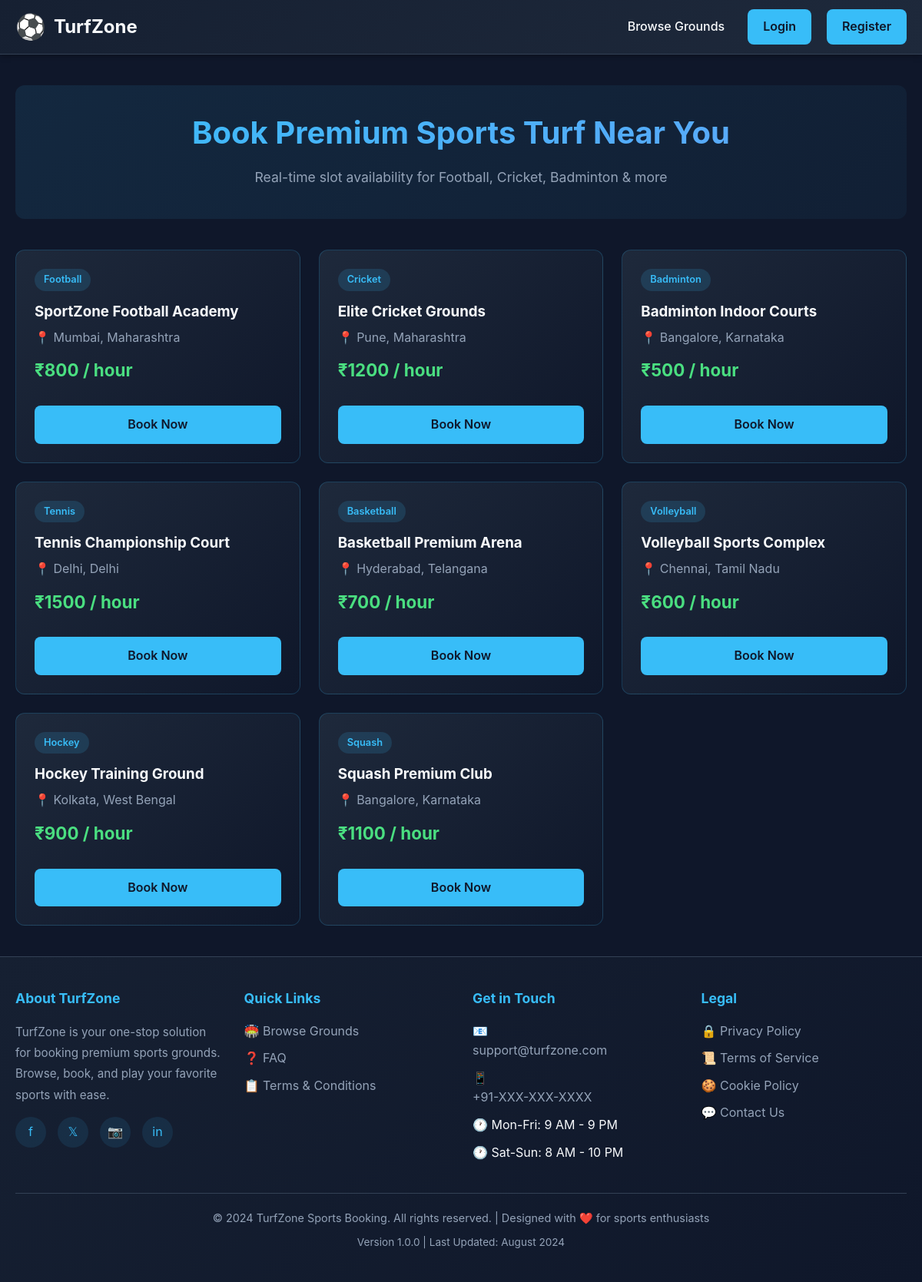
The page / on the database its author committed.
### app.py (models this page shows)
class Ground(db.Model):
    id = db.Column(db.Integer, primary_key=True)
    name = db.Column(db.String(100), nullable=False)
    sport_type = db.Column(db.String(50), nullable=False)
    location = db.Column(db.String(100), nullable=False)
    price_per_hour = db.Column(db.Integer, default=500)
    status = db.Column(db.String(20), default='Available')
    contact_phone = db.Column(db.String(20), nullable=True)
    amenities = db.Column(db.String(255), nullable=True)  # Comma-separated: lights, parking, changing_room
    rating = db.Column(db.Float, default=4.5)
    external_api_id = db.Column(db.String(100), nullable=True)  # For tracking real ground APIs

### app.py (the view)
@app.route('/')
def ground_list():
    grounds = Ground.query.filter_by(status='Available').all()
    return render_template('grounds.html', grounds=grounds)

### templates/grounds.html (shortened to what this page needs)
{% extends "base.html" %}
{% block content %}
<div class="hero">
    <h1>Book Premium Sports Turf Near You</h1>
    <p>Real-time slot availability for Football, Cricket, Badminton & more</p>
</div>
<div class="grid">
    {% if grounds %}
        {% for ground in grounds %}
            <div class="card">
                <div>
                    <span class="badge">{{ ground.sport_type }}</span>
                    <h3 style="margin: 12px 0 6px 0;">{{ ground.name }}</h3>
                    <p style="color: var(--text-muted); margin: 0;">📍 {{ ground.location }}</p>
                    <div class="price">₹{{ ground.price_per_hour or 500 }} / hour</div>
                </div>
                <a href="{{ url_for('create_booking', ground_id=ground.id) }}" class="btn">Book Now</a>
            </div>
        {% endfor %}
    {% else %}
        <div class="empty-state" style="grid-column: 1 / -1;">
            <h2>No Grounds Available</h2>
            <p>Please check back later for available sports grounds.</p>
        </div>
    {% endif %}
</div>
{% endblock %}

### templates/base.html (shortened to what this page needs)
<!DOCTYPE html>
<html lang="en">
<head>
</head>
<body>
    <header>
        <div class="header-container">
            <a href="{{ url_for('ground_list') }}" class="logo">
                <span class="logo-icon">⚽</span>
                <span>TurfZone</span>
            </a>
            <nav>
                <ul class="nav-links" id="navLinks">
                    <li><a href="{{ url_for('ground_list') }}">Browse Grounds</a></li>
                </ul>
                <div class="user-section">
                    {% if current_user.is_authenticated %}
                        <div class="user-info">
                            <span>Welcome, <strong>{{ current_user.username }}</strong></span>
                        </div>
                        <a href="{{ url_for('logout') }}" class="btn-nav btn-logout">Logout</a>
                    {% else %}
                        <a href="{{ url_for('login') }}" class="btn-nav">Login</a>
                        <a href="{{ url_for('register') }}" class="btn-nav">Register</a>
                    {% endif %}
                </div>
            </nav>
        </div>
    </header>
    <main>
        {% block content %}{% endblock %}
    </main>
    <footer>
        <div class="footer-container">
            <div class="footer-content">
                <div class="footer-section">
                    <h4>About TurfZone</h4>
                    <p>TurfZone is your one-stop solution for booking premium sports grounds. Browse, book, and play your favorite sports with ease.</p>
                    <div class="social-links">
                        <a href="#" title="Facebook" aria-label="Facebook">f</a>
                        <a href="#" title="Twitter" aria-label="Twitter">𝕏</a>
                        <a href="#" title="Instagram" aria-label="Instagram">📷</a>
                        <a href="#" title="LinkedIn" aria-label="LinkedIn">in</a>
                    </div>
                </div>
                <div class="footer-section">
                    <h4>Quick Links</h4>
                    <ul class="footer-links">
                        <li><a href="{{ url_for('ground_list') }}">🏟️ Browse Grounds</a></li>
                        <li><a href="#faq">❓ FAQ</a></li>
                        <li><a href="#terms">📋 Terms & Conditions</a></li>
                    </ul>
                </div>
                <div class="footer-section">
                    <h4>Get in Touch</h4>
                    <ul class="footer-links">
                        <li>📧 <a href="mailto:support@turfzone.com">support@turfzone.com</a></li>
                        <li>📱 <a href="tel:+91-XXXXXXXXXX">+91-XXX-XXX-XXXX</a></li>
                        <li>🕐 Mon-Fri: 9 AM - 9 PM</li>
                        <li>🕐 Sat-Sun: 8 AM - 10 PM</li>
                    </ul>
                </div>
                <div class="footer-section">
                    <h4>Legal</h4>
                    <ul class="footer-links">
                        <li><a href="#privacy">🔒 Privacy Policy</a></li>
                        <li><a href="#terms">📜 Terms of Service</a></li>
                        <li><a href="#cookies">🍪 Cookie Policy</a></li>
                        <li><a href="#contact">💬 Contact Us</a></li>
                    </ul>
                </div>
            </div>
            <div class="footer-bottom">
                <p>&copy; 2024 TurfZone Sports Booking. All rights reserved. | Designed with ❤️ for sports enthusiasts</p>
                <p style="margin-top: 10px; font-size: 0.85rem;">Version 1.0.0 | Last Updated: August 2024</p>
            </div>
        </div>
    </footer>
</body>
</html>

### templates/base.html (style rules this page uses)
* { margin: 0; padding: 0; box-sizing: border-box; }
:root { --bg: #0f172a; --bg-secondary: #1e293b; --accent: #38bdf8; --accent-hover: #0ea5e9; --text: #f8fafc; --text-muted: #94a3b8; --border: #334155; --success: #4ade80; --danger: #fca5a5; --warning: #fbbf24; }
html { scroll-behavior: smooth; }
body { font-family: -apple-system, BlinkMacSystemFont, 'Segoe UI', 'Roboto', 'Oxygen', 'Ubuntu', 'Cantarell', sans-serif; background: var(--bg); color: var(--text); line-height: 1.6; min-height: 100vh; display: flex; flex-direction: column; }
header { background: linear-gradient(135deg, #162032 0%, #1e293b 100%); border-bottom: 1px solid var(--border); position: sticky; top: 0; z-index: 1000; box-shadow: 0 2px 8px rgba(0, 0, 0, 0.3); }
.header-container { max-width: 1200px; margin: 0 auto; padding: 0 20px; display: flex; justify-content: space-between; align-items: center; height: 70px; }
.logo { display: flex; align-items: center; gap: 10px; font-size: 1.5rem; font-weight: 700; color: var(--text); text-decoration: none; transition: color 0.3s ease; }
.logo-icon { font-size: 2rem; }
nav { display: flex; align-items: center; gap: 30px; }
.nav-links { display: flex; gap: 30px; align-items: center; list-style: none; }
.nav-links a { color: var(--text); text-decoration: none; font-weight: 500; transition: color 0.3s ease; position: relative; }
.nav-links a::after { content: ''; position: absolute; bottom: -5px; left: 0; width: 0; height: 2px; background: var(--accent); transition: width 0.3s ease; }
.user-section { display: flex; align-items: center; gap: 20px; }
.btn-nav { background: var(--accent); color: var(--bg); padding: 10px 20px; border-radius: 8px; font-weight: 600; transition: all 0.3s ease; border: none; cursor: pointer; text-decoration: none; display: inline-block; }
main { flex: 1; width: 100%; max-width: 1200px; margin: 0 auto; padding: 40px 20px; width: 100%; }
footer { background: linear-gradient(135deg, #162032 0%, #0f172a 100%); border-top: 1px solid var(--border); margin-top: auto; }
.footer-container { max-width: 1200px; margin: 0 auto; padding: 40px 20px; }
.footer-content { display: grid; grid-template-columns: repeat(auto-fit, minmax(250px, 1fr)); gap: 30px; margin-bottom: 30px; }
.footer-section h4 { color: var(--accent); margin-bottom: 15px; font-size: 1.1rem; }
.footer-section p { color: var(--text-muted); font-size: 0.95rem; line-height: 1.8; }
.footer-links { list-style: none; }
.footer-links li { margin-bottom: 10px; }
.footer-links a { color: var(--text-muted); text-decoration: none; transition: color 0.3s ease; display: flex; gap: 8px; align-items: center; }
.footer-bottom { border-top: 1px solid var(--border); padding-top: 20px; text-align: center; color: var(--text-muted); font-size: 0.9rem; }
.social-links { display: flex; gap: 15px; margin-top: 15px; }
.social-links a { display: inline-flex; align-items: center; justify-content: center; width: 40px; height: 40px; background: rgba(56, 189, 248, 0.1); border-radius: 50%; color: var(--accent); text-decoration: none; transition: all 0.3s ease; }
.badge { display: inline-block; background: rgba(56, 189, 248, 0.15); color: var(--accent); padding: 4px 12px; border-radius: 20px; font-size: 0.8rem; font-weight: 600; width: fit-content; }
.btn { display: inline-block; background: var(--accent); color: var(--bg); padding: 12px 24px; border-radius: 8px; font-weight: 600; text-decoration: none; border: none; cursor: pointer; transition: all 0.3s ease; }

### templates/grounds.html (style rules this page uses)
.hero { text-align: center; padding: 30px 0 40px 0; background: linear-gradient(135deg, rgba(56, 189, 248, 0.1) 0%, rgba(56, 189, 248, 0.05) 100%); border-radius: 12px; margin-bottom: 40px; }
.hero h1 { font-size: 2.5rem; margin: 0 0 12px 0; background: linear-gradient(135deg, var(--accent) 0%, #60a5fa 100%); -webkit-background-clip: text; -webkit-text-fill-color: transparent; background-clip: text; }
.hero p { font-size: 1.1rem; color: var(--text-muted); margin: 0; }
.grid { display: grid; grid-template-columns: repeat(auto-fill, minmax(320px, 1fr)); gap: 24px; width: 100%; }
.card { background: linear-gradient(135deg, #1e293b 0%, #0f172a 100%); border: 1px solid rgba(56, 189, 248, 0.2); border-radius: 12px; padding: 24px; display: flex; flex-direction: column; justify-content: space-between; transition: all 0.3s ease; cursor: pointer; }
.price { font-size: 1.4rem; font-weight: 700; color: var(--success); margin: 12px 0; }
.card .btn { width: 100%; text-align: center; margin-top: 16px; }

### rows shown on the page
Ground: sport_type "Football", name "SportZone Football Academy", location "Mumbai, Maharashtra", price_per_hour "800"
Ground: sport_type "Cricket", name "Elite Cricket Grounds", location "Pune, Maharashtra", price_per_hour "1200"
Ground: sport_type "Badminton", name "Badminton Indoor Courts", location "Bangalore, Karnataka", price_per_hour "500"
Ground: sport_type "Tennis", name "Tennis Championship Court", location "Delhi, Delhi", price_per_hour "1500"
Ground: sport_type "Basketball", name "Basketball Premium Arena", location "Hyderabad, Telangana", price_per_hour "700"
Ground: sport_type "Volleyball", name "Volleyball Sports Complex", location "Chennai, Tamil Nadu", price_per_hour "600"
Ground: sport_type "Hockey", name "Hockey Training Ground", location "Kolkata, West Bengal", price_per_hour "900"
Ground: sport_type "Squash", name "Squash Premium Club", location "Bangalore, Karnataka", price_per_hour "1100"
